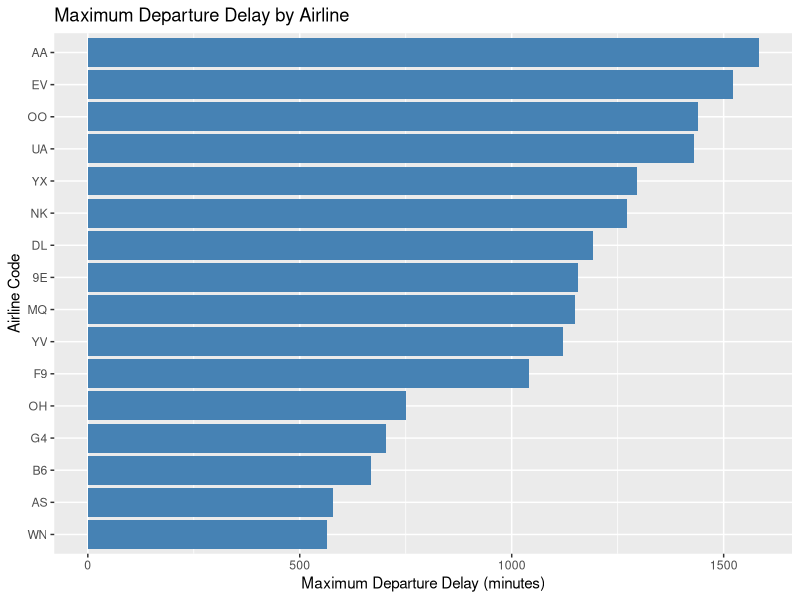
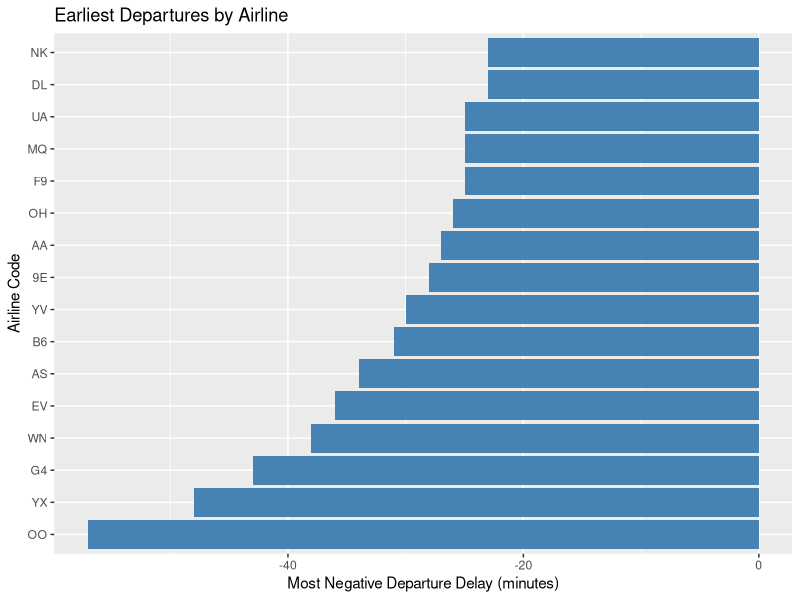
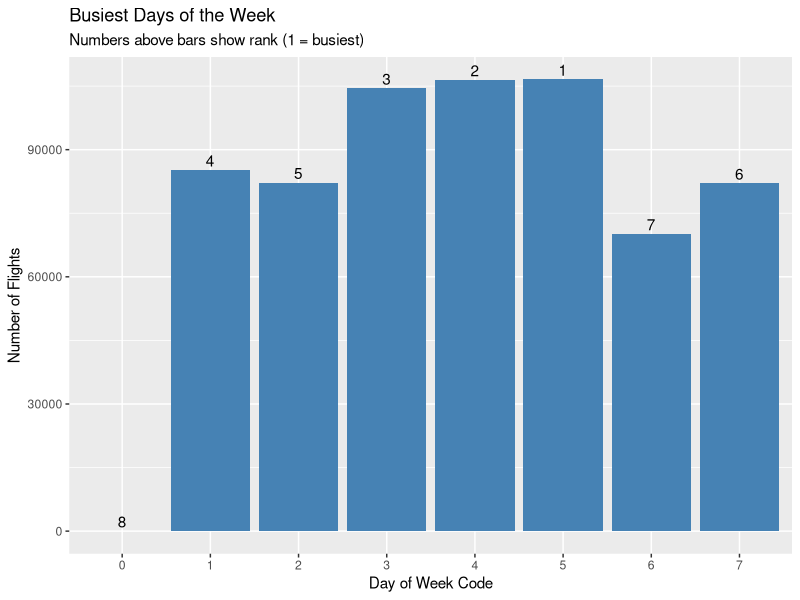
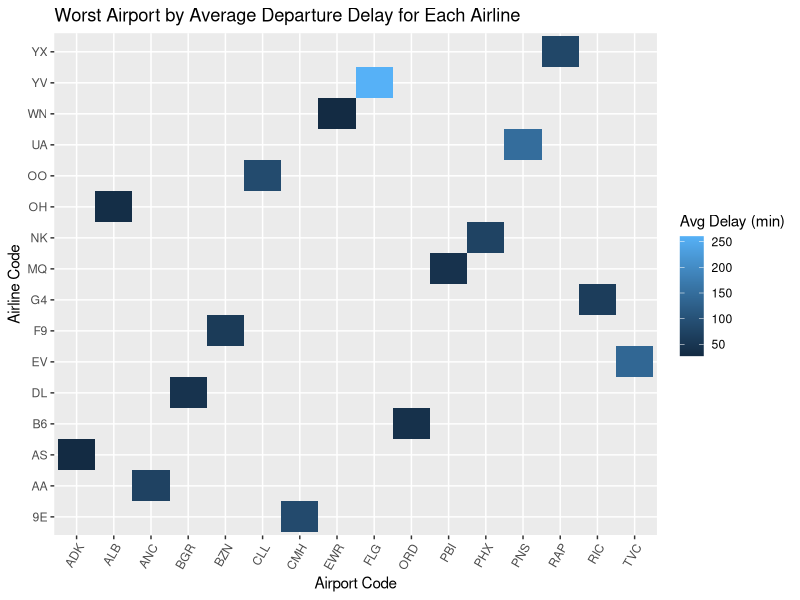
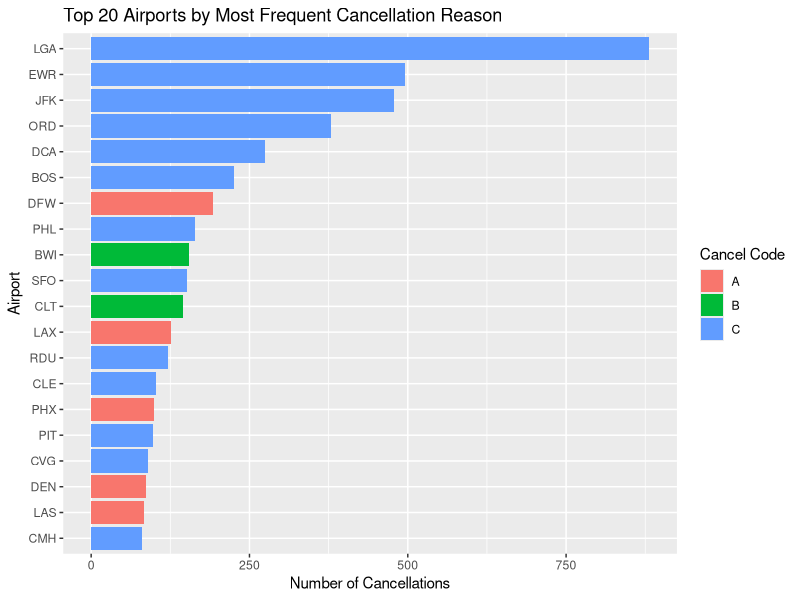

These figures' R source, in order:
## ---- chunk 1
library(tidyverse)
library(lubridate)
library(ggplot2)
## ---- chunk 2
#import data
q1 <- read_csv("question1.csv") |>
  filter(Airline != "Reporting_Airline")
q2 <- read_csv("question2.csv") |>
  filter(Airline != "Reporting_Airline")
q3 <- read_csv("question3.csv")
q4 <- read_csv("question4.csv")
q5 <- read_csv("question5.csv") |>
  filter(Airline != "Reporting_Airline")
q6a <- read_csv("question6a.csv")
q6b <- read_csv("question6b.csv")
q7 <- read_csv("question7.csv")
## ---- chunk 3
q1 |>
  ggplot(aes(x = reorder(Airline, MaxDepartureDelay),
  y = MaxDepartureDelay)) +
  geom_col(fill = "steelblue") +
  coord_flip() +
  labs(
  title = "Maximum Departure Delay by Airline",
  x = "Airline Code",
  y = "Maximum Departure Delay (minutes)"
)
## ---- chunk 4
q2 |>
  ggplot(aes(x = reorder(Airline, MaxEarlyDeparture),
  y = MaxEarlyDeparture)) +
  geom_col(fill = "steelblue") +
  coord_flip() +
  labs(
  title = "Earliest Departures by Airline",
  x = "Airline Code",
  y = "Most Negative Departure Delay (minutes)"
)
## ---- chunk 5
q3 |>
  mutate(DayOfWeek = as.factor(DayOfWeek)) |>
  ggplot(aes(x = DayOfWeek, y = NumFlights)) +
  geom_col(fill = "steelblue") +
  geom_text(aes(label = BusyRank), vjust = -0.3) +
  labs(
  title = "Busiest Days of the Week",
  subtitle = "Numbers above bars show rank (1 = busiest)",
  x = "Day of Week Code",
  y = "Number of Flights"
)
## ---- chunk 6
q5 |>
  ggplot(aes(x = Airport, y = Airline, fill = AvgDepartureDelay)) +
  geom_tile() +
  labs(
  title = "Worst Airport by Average Departure Delay for Each Airline",
  x = "Airport Code",
  y = "Airline Code",
  fill = "Avg Delay (min)"
) +
theme(axis.text.x = element_text(angle = 60, hjust = 1))
## ---- chunk 7
q6b_top <- q6b |>
  arrange(desc(NumCancellations)) |>
  slice_head(n = 20)  # top 20 airports (adjust as needed)

q6b_top |>
  ggplot(aes(x = reorder(Airport, NumCancellations),
             y = NumCancellations,
             fill = CancellationCode)) +
  geom_col() +
  coord_flip() +
  labs(
    title = "Top 20 Airports by Most Frequent Cancellation Reason",
    x = "Airport",
    y = "Number of Cancellations",
    fill = "Cancel Code"
  )
## ---- chunk 8
reason_table <- tibble(
  Code = c("A", "B", "C"),
  Description = c(
    "Carrier Delay (maintenance, crew, operations)",
    "Weather Delay (storms, visibility, unsafe conditions)",
    "NAS Delay (air traffic control, congestion)"
  )
)

knitr::kable(reason_table, caption = "DOT Cancellation Reason Codes")
